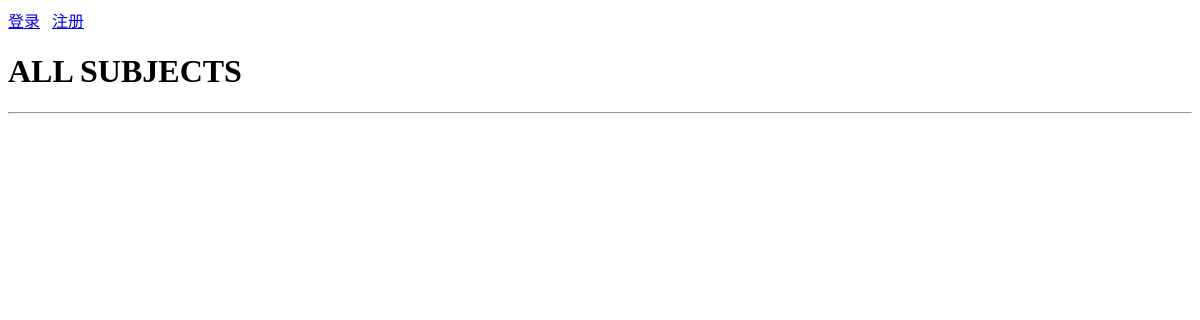
/, run on an earlier commit of the app's database.
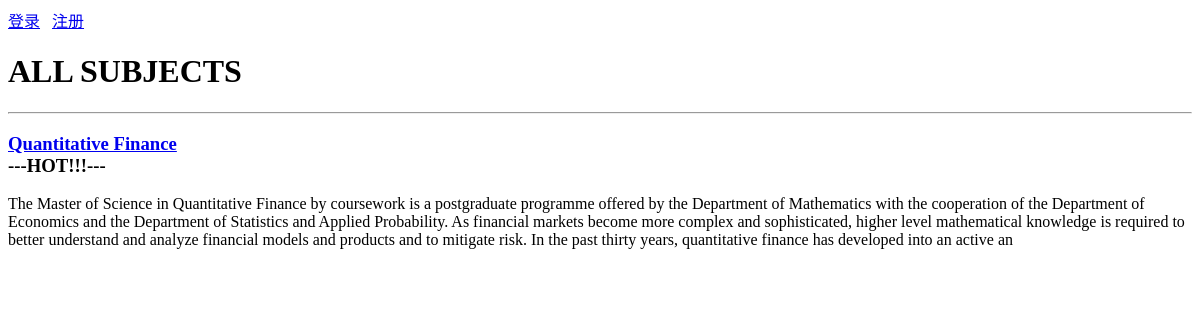
And on a later commit of the database.
### poll/models.py (models this page shows, shortened)
class Subject(models.Model):
    no = models.IntegerField(primary_key = True, verbose_name = 'No.')
    name = models.CharField(max_length =20, verbose_name = 'Name')
    intro = models.CharField(max_length = 511, verbose_name = 'Introduction', default ='')
    create_date = models.DateField(null=True, verbose_name ='Date of Creation')
    is_hot = models.BooleanField(default=False, verbose_name = 'Popularity')
    class Meta:
        db_table = 'tb_subject'
        verbose_name = 'Subject'
        verbose_name_plural = 'Subjects'

### poll/views.py (the view)
# urls.py: path('', views.show_subjects),
def show_subjects(request):
     subjects = Subject.objects.all()
     return render(request, 'subject.html', {'subjects': subjects})

### templates/subject.html (shortened to what this page needs)
<!DOCTYPE html>
<html lang="en">
<head>
</head>
<body>
    {% include 'header.html' %}
    <h1>ALL SUBJECTS</h1>
    <hr>
    {% for subject in subjects %}
    <div>
        <h3>
            <a href="/teachers/?sno={{ subject.no }}">{{ subject.name }}</a>
            {% if subject.is_hot %}
            <div>---HOT!!!---</div>
            {% endif %}
        </h3>
        <p>{{ subject.intro }}</p>
    </div>
    {% endfor %}
</body>
</html>

What changed in the data, as far as the page shows it:
added Subject: name "Quantitative Finance", is_hot "---HOT!!!---", intro "The Master of Science in Quantitative Finance by coursework is a postgraduate programme offered by the Department of Mathematics with the cooperation of the Department of Economics and the Department of Statistics and Applied Probability. As financial markets become more complex and sophisticated, higher level mathematical knowledge is required to better understand and analyze financial models and products and to mitigate risk. In the past thirty years, quantitative finance has developed into an active an"
